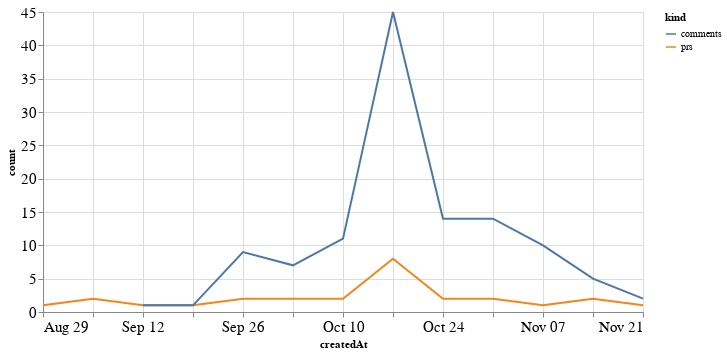

Source (notebook cell):
### Code cell
alt.Chart(total_time, width=600).mark_line().encode(
    x='createdAt',
    y='count',
    color='kind'
)

### Figure 1 — Vega-Lite specification as saved in the notebook (floating-point values rounded to 4 significant figures)
{"config": {"axisLeft": {"labelFontSize": 15}, "axisBottom": {"labelFontSize": 15}}, "data": {"name": "data-0fcb5e87767a06315ed18c23a9b0f5a0"}, "mark": "line", "encoding": {"color": {"type": "nominal", "field": "kind"}, "x": {"type": "temporal", "field": "createdAt"}, "y": {"type": "quantitative", "field": "count"}}, "width": 600, "$schema": "https://vega.github.io/schema/vega-lite/v4.8.1.json", "datasets": {"data-0fcb5e87767a06315ed18c23a9b0f5a0": [{"createdAt": "2021-08-29T00:00:00", "kind": "prs", "count": 1.0}, {"createdAt": "2021-09-05T00:00:00", "kind": "prs", "count": 2.0}, {"createdAt": "2021-09-12T00:00:00", "kind": "prs", "count": 1.0}, {"createdAt": "2021-09-19T00:00:00", "kind": "prs", "count": 1.0}, {"createdAt": "2021-09-26T00:00:00", "kind": "prs", "count": 2.0}, {"createdAt": "2021-10-03T00:00:00", "kind": "prs", "count": 2.0}, {"createdAt": "2021-10-10T00:00:00", "kind": "prs", "count": 2.0}, {"createdAt": "2021-10-17T00:00:00", "kind": "prs", "count": 8.0}, {"createdAt": "2021-10-24T00:00:00", "kind": "prs", "count": 2.0}, {"createdAt": "2021-10-31T00:00:00", "kind": "prs", "count": 2.0}, {"createdAt": "2021-11-07T00:00:00", "kind": "prs", "count": 1.0}, {"createdAt": "2021-11-14T00:00:00", "kind": "prs", "count": 2.0}, {"createdAt": "2021-11-21T00:00:00", "kind": "prs", "count": 1.0}, {"createdAt": "2021-08-29T00:00:00", "kind": "comments", "count": null}, {"createdAt": "2021-09-05T00:00:00", "kind": "comments", "count": null}, {"createdAt": "2021-09-12T00:00:00", "kind": "comments", "count": 1.0}, {"createdAt": "2021-09-19T00:00:00", "kind": "comments", "count": 1.0}, {"createdAt": "2021-09-26T00:00:00", "kind": "comments", "count": 9.0}, {"createdAt": "2021-10-03T00:00:00", "kind": "comments", "count": 7.0}, {"createdAt": "2021-10-10T00:00:00", "kind": "comments", "count": 11.0}, {"createdAt": "2021-10-17T00:00:00", "kind": "comments", "count": 45.0}, {"createdAt": "2021-10-24T00:00:00", "kind": "comments", "count": 14.0}, {"createdAt": "2021-10-31T00:00:00", "kind": "comments", "count": 14.0}, {"createdAt": "2021-11-07T00:00:00", "kind": "comments", "count": 10.0}, {"createdAt": "2021-11-14T00:00:00", "kind": "comments", "count": 5.0}, {"createdAt": "2021-11-21T00:00:00", "kind": "comments", "count": 2.0}]}}
